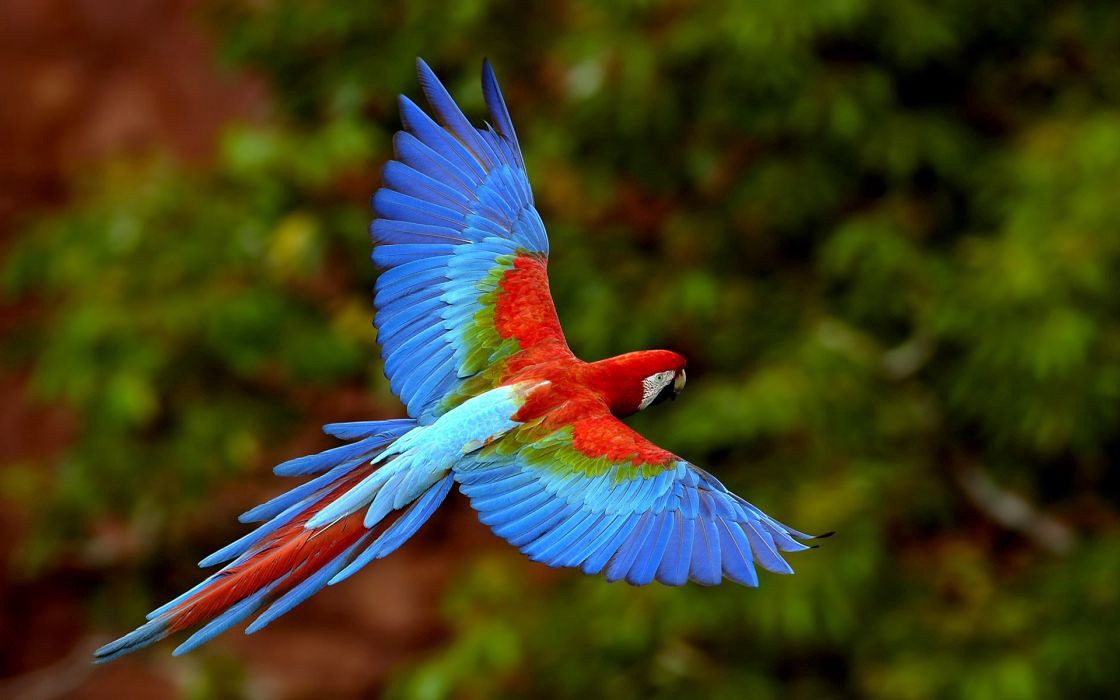
#> input picture ch_11_back_project/sample.jpeg, 1120 x 700 px; its folder holds only this picture in this run
$ python -i fit_contour.py   (imports and definitions only)   (older library calls are emulated)
#> lines starting #> are read from the running program, lines starting #| are printed output that depends on the picture; after the words box and inside, x2 and y2 are one past the last pixel; in counts of white or black regions, pixels touching at a corner belong together
#> further down, picture is the input picture: shape (700, 1120, 3); mean B, G, R 28.9, 61, 63.5
import cv2
import numpy as np

win_name = 'Fit Contour'
origin = np.ones((400, 400, 3), np.uint8)*255
img = origin.copy()
draw = origin.copy()
is_dragging = False
pts = list()

def onMouse(event, x, y, flags, param):
    global is_dragging, draw

    if event == cv2.EVENT_LBUTTONDOWN:
        pts.append([x, y])
        cv2.circle(draw, (x, y), 2, 0, -1)
        cv2.imshow(win_name, draw)

    elif event == cv2.EVENT_MOUSEMOVE:
        pass

    elif event == cv2.EVENT_LBUTTONUP:
        pass

def get_contours(img, mode, method):
#> called with mode = 0, method = 2
    _, img_bin = cv2.threshold(img[:, :, 0], 127, 255, cv2.THRESH_BINARY_INV)
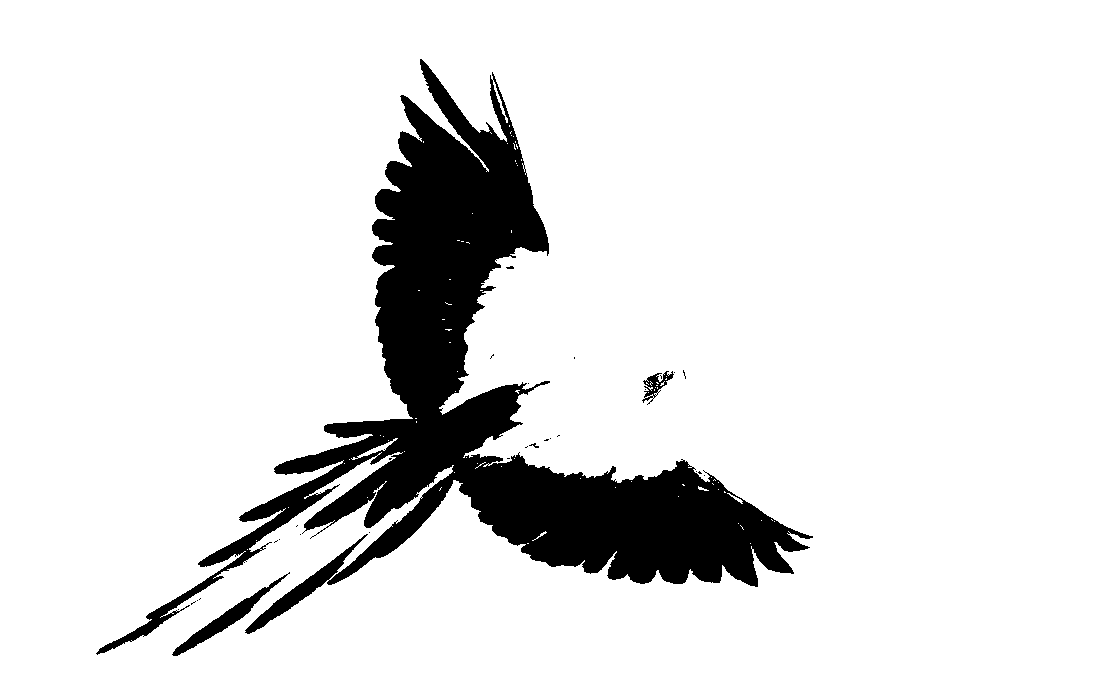
#> img_bin: shape (700, 1120); 89% white; 30 black regions (26 under 20 px), largest, box (x1, y1, x2, y2) and area: (96, 59, 813, 655) 84167, (172, 572, 290, 656) 1311, (642, 371, 674, 405) 361, (529, 443, 539, 448) 21
    _, contours, _ = cv2.findContours(img_bin, mode, method)
#> contours = [[[0, 0], [0, 699], [1119, 699], [1119, 0]]]
    return contours[0]

def fit_contour_bound(img):
    contour = get_contours(img, cv2.RETR_EXTERNAL, cv2.CHAIN_APPROX_SIMPLE)
#> contour = [[0, 0], [0, 699], [1119, 699], [1119, 0]]

    # draw bounding rectangle
    x, y, w, h = cv2.boundingRect(contour)
#> x = 0; y = 0; w = 1120; h = 700
    cv2.rectangle(img, (x, y), (x+w, y+h), (0, 0, 255), 4)

    # draw minimal rectangle
    rect = cv2.minAreaRect(contour)
#> rect = ((559.5, 349.5), (699, 1119), -90)
    box = cv2.boxPoints(rect)
#> box = [[1119, 699], [-2.14e-14, 699], [0, 0], [1119, 0]]
    box = np.int0(box)
#> box = [[1119, 699], [0, 699], [0, 0], [1119, 0]]
    cv2.drawContours(img, [box], -1, (0, 255, 0), 4)

    # draw minimal circle
    (x, y), r = cv2.minEnclosingCircle(contour)
#> x = 559.5; y = 349.5; r = 659.7
    cv2.circle(img, (int(x), int(y)), int(r), (255, 0, 0), 4)
#> img: shape (700, 1120, 3); mean B, G, R 28.9, 63.9, 62.7

    # draw minimal triangle
    _, tri = cv2.minEnclosingTriangle(contour)
#> tri = [[2238, 0], [0, 0], [0, 1398]]
    cv2.polylines(img, [np.int32(tri)], True, (255, 255, 0), 4)
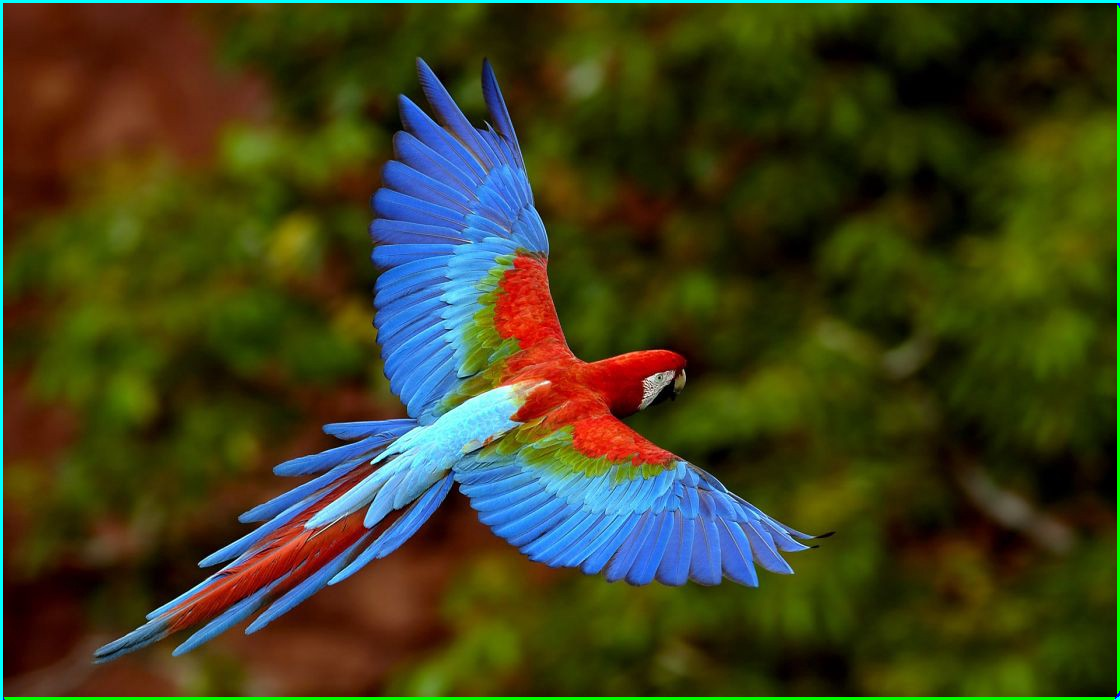
#> img: shape (700, 1120, 3); mean B, G, R 30.6, 63.9, 62.7

    # draw minimal ellipse
#> (the run stopped early here; a loop or call above may not have finished)
